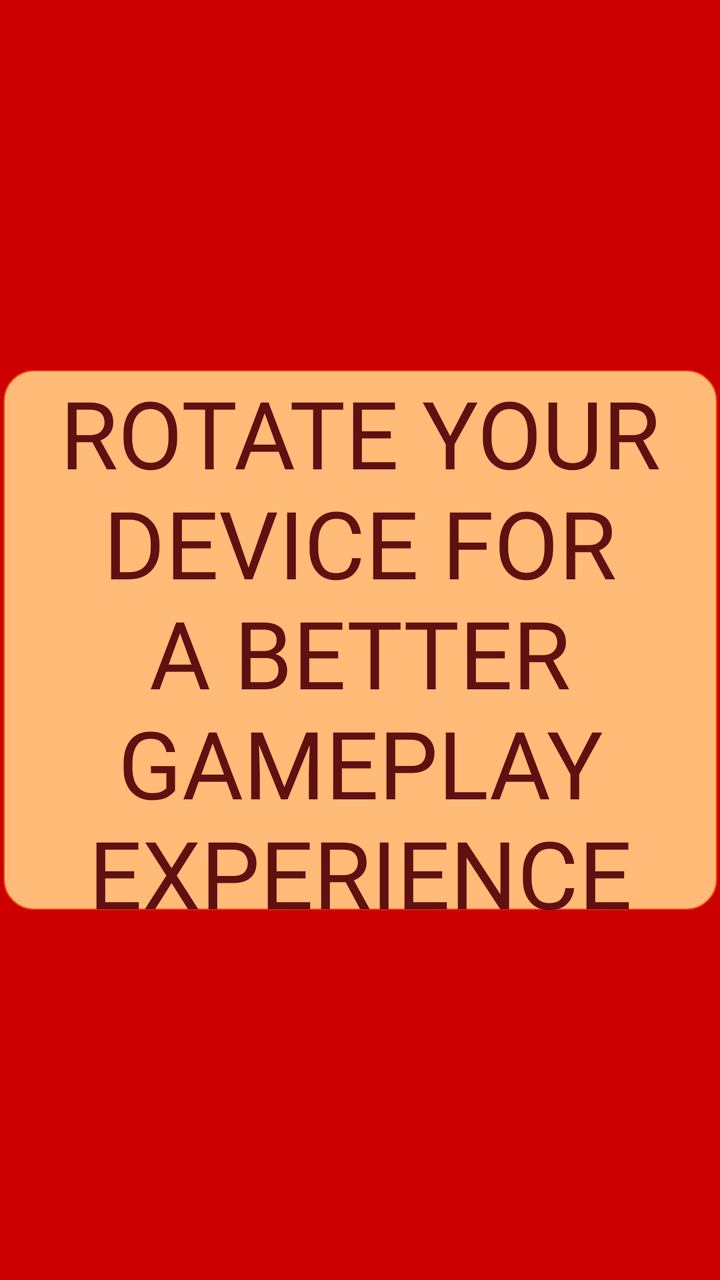
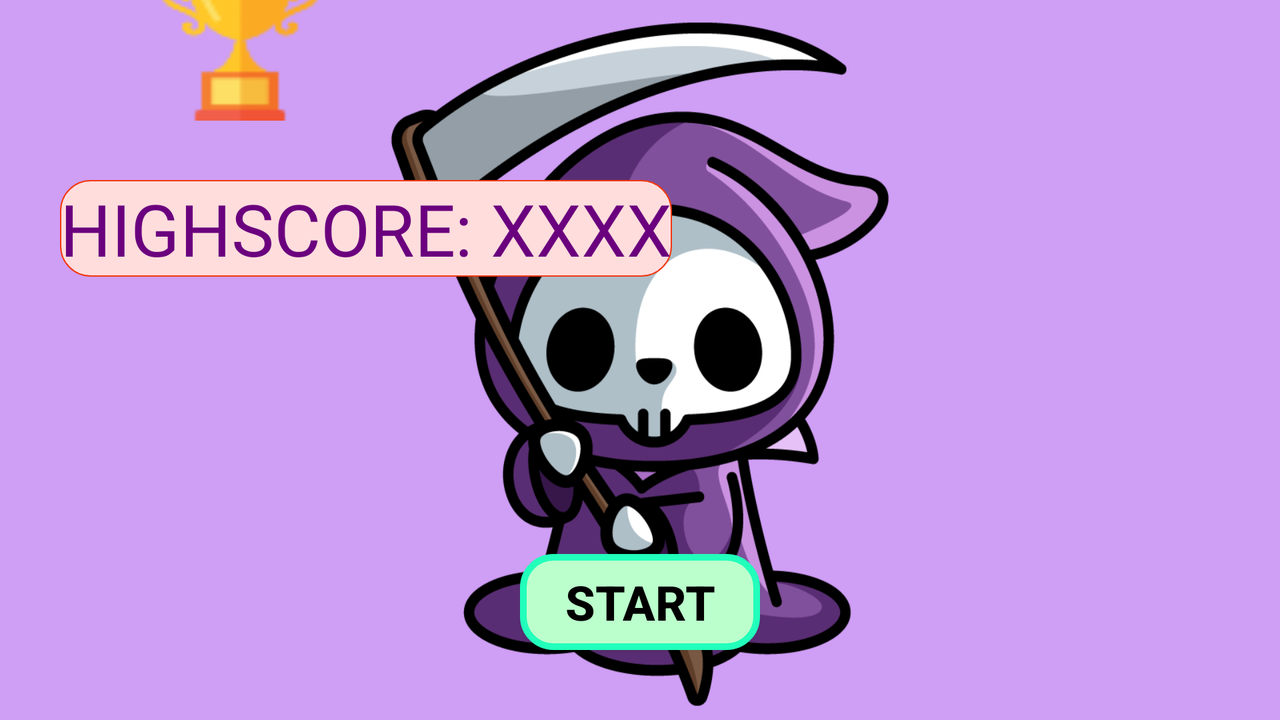

First picture: res/layout/ on a phone held upright. Second picture: the repository's own variant of that layout, on a device whose configuration matches the variant's folder. Source for both follows.
<!-- AndroidManifest.xml: application theme Theme.ObstacleDodge -->
<!-- res/layout/activity_main.xml -->
<?xml version="1.0" encoding="utf-8"?>
<androidx.constraintlayout.widget.ConstraintLayout xmlns:android="http://schemas.android.com/apk/res/android"
    xmlns:app="http://schemas.android.com/apk/res-auto"
    xmlns:tools="http://schemas.android.com/tools"
    android:id="@+id/container"
    android:layout_width="match_parent"
    android:layout_height="match_parent"
    android:background="@android:color/holo_red_dark"
    android:gravity="center"
    android:orientation="vertical"
    tools:context=".MainActivity">

    <TextView
        android:id="@+id/uselandscape"
        android:layout_width="357dp"
        android:layout_height="270dp"
        android:background="@drawable/rotatenotif"
        android:fontFamily="@font/bangers"
        android:text="ROTATE YOUR DEVICE FOR A BETTER GAMEPLAY EXPERIENCE"
        android:textAlignment="center"
        android:textAllCaps="true"
        android:textColor="#601010"
        android:textSize="47sp"
        app:layout_constraintBottom_toBottomOf="parent"
        app:layout_constraintEnd_toEndOf="parent"
        app:layout_constraintHorizontal_bias="0.5"
        app:layout_constraintStart_toStartOf="parent"
        app:layout_constraintTop_toTopOf="parent"
        app:layout_constraintVertical_bias="0.5" />
</androidx.constraintlayout.widget.ConstraintLayout>
<!-- resources referenced by this layout -->
<resources>
  <!-- drawable rotatenotif (drawable) -->
  <?xml version="1.0" encoding="utf-8"?>
  <shape xmlns:android="http://schemas.android.com/apk/res/android">
      <solid
          android:color="#ffbb77"></solid>
      <corners
          android:topLeftRadius="15dp"
          android:topRightRadius="15dp"
          android:bottomLeftRadius="15dp"
          android:bottomRightRadius="15dp"></corners>
      <stroke android:width="2px" android:color="#F13812" />
  </shape>
  <style name="Theme.ObstacleDodge" parent="Base.Theme.ObstacleDodge" />
  <style name="Base.Theme.ObstacleDodge" parent="Theme.AppCompat.DayNight.NoActionBar">
          
          
      </style>
</resources>
<!-- res/layout-land/activity_main.xml (the repository's variant of the layout above) -->
<!-- drawn on the phone turned sideways -->
<?xml version="1.0" encoding="utf-8"?>
<androidx.constraintlayout.widget.ConstraintLayout xmlns:android="http://schemas.android.com/apk/res/android"
    xmlns:app="http://schemas.android.com/apk/res-auto"
    xmlns:tools="http://schemas.android.com/tools"
    android:id="@+id/container"
    android:layout_width="match_parent"
    android:layout_height="match_parent"
    android:background="@drawable/homeimg"
    android:gravity="center"
    android:orientation="vertical"
    android:scaleType="centerCrop"
    tools:context=".MainActivity">

    <Button
        android:id="@+id/startbtn"
        android:layout_width="120dp"
        android:layout_height="48dp"
        android:layout_marginBottom="35dp"
        android:background="@drawable/startbtn"
        android:clickable="true"
        android:focusable="true"
        android:text="START"
        android:textAlignment="center"
        android:textAllCaps="true"
        android:textColor="@color/black"
        android:textSize="24sp"
        android:textStyle="bold"
        app:layout_constraintBottom_toBottomOf="parent"
        app:layout_constraintEnd_toEndOf="parent"
        app:layout_constraintHorizontal_bias="0.5"
        app:layout_constraintStart_toStartOf="parent" />

    <TextView
        android:id="@+id/hiscore"
        android:layout_width="wrap_content"
        android:layout_height="wrap_content"
        android:layout_marginStart="30dp"
        android:layout_marginTop="30dp"
        android:background="@drawable/highscore"
        android:fontFamily="@font/bangers"
        android:text="HIGHSCORE: XXXX"
        android:textAlignment="center"
        android:textAllCaps="true"
        android:textColor="#6B007E"
        android:textSize="36sp"
        app:layout_constraintStart_toStartOf="parent"
        app:layout_constraintTop_toBottomOf="@+id/trophy" />

    <ImageView
        android:id="@+id/trophy"
        android:layout_width="80dp"
        android:layout_height="80dp"
        android:layout_marginStart="80dp"
        android:layout_marginBottom="300dp"
        android:background="@drawable/trophy"
        app:layout_constraintBottom_toBottomOf="parent"
        app:layout_constraintStart_toStartOf="parent" />

</androidx.constraintlayout.widget.ConstraintLayout>
<!-- resources referenced by the variant -->
<!-- as the phone turned sideways resolves them -->
<resources>
  <!-- drawable highscore (drawable) -->
  <?xml version="1.0" encoding="utf-8"?>
  <shape xmlns:android="http://schemas.android.com/apk/res/android">
      <solid
          android:color="#ffdddd"></solid>
      <corners
          android:topLeftRadius="15dp"
          android:topRightRadius="15dp"
          android:bottomLeftRadius="15dp"
          android:bottomRightRadius="15dp"></corners>
      <stroke android:width="2px" android:color="#F13812" />
  </shape>
  <!-- drawable homeimg: jpg bitmap (drawable, 210599 bytes) -->
  <!-- drawable startbtn (drawable) -->
  <?xml version="1.0" encoding="utf-8"?>
  <shape xmlns:android="http://schemas.android.com/apk/res/android">
      <solid
          android:color="#bbffcc"></solid>
      <corners
          android:topLeftRadius="15dp"
          android:topRightRadius="15dp"
          android:bottomLeftRadius="15dp"
          android:bottomRightRadius="15dp"></corners>
      <stroke android:width="10px" android:color="#22ffbb" />
  </shape>
  <!-- drawable trophy: png bitmap (drawable, 2465 bytes) -->
  <style name="Theme.ObstacleDodge" parent="Base.Theme.ObstacleDodge" />
  <style name="Base.Theme.ObstacleDodge" parent="Theme.AppCompat.DayNight.NoActionBar">
          
          
      </style>
</resources>
